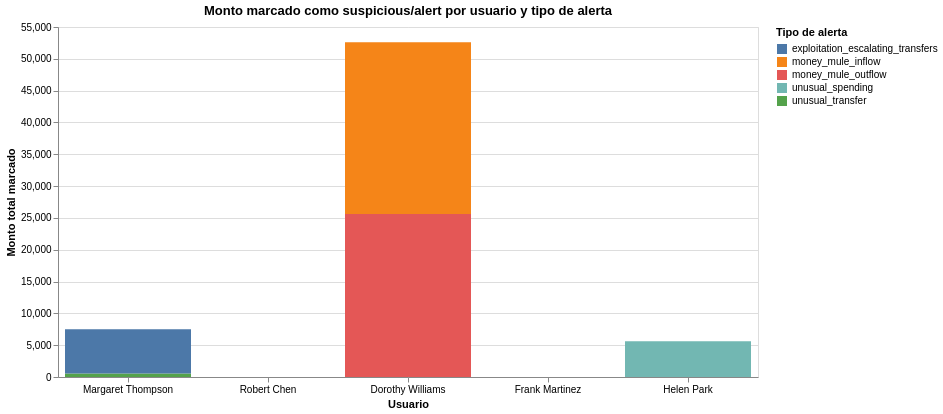

Notebook code for this chart:
### Markdown cell above
## 14. Which alerts exist and how much money do they involve?

**What I'm doing:** summing the amount of flagged transactions (`suspicious` or `alert`) per user and splitting them by alert type.

**Why:** counting alerts is not enough; I want to know how much money is at stake and what kind of problem each person has. I fix the axis to all 5 users so it is clear who has **no** flags at all.

### Code cell
df_alertas = df_full[df_full["is_flagged"]]

chart = (
    alt.Chart(df_alertas)
    .mark_bar()
    .encode(
        x=alt.X(
            "name:N",
            title="Usuario",
            scale=alt.Scale(domain=USUARIOS),
            axis=alt.Axis(labelAngle=0)
        ),
        y=alt.Y("sum(amount):Q", title="Monto total marcado"),
        color=alt.Color("alert_type:N", title="Tipo de alerta"),
        tooltip=[
            alt.Tooltip("name:N", title="Usuario"),
            alt.Tooltip("alert_type:N", title="Tipo de alerta"),
            alt.Tooltip("count():Q", title="Transacciones"),
            alt.Tooltip("sum(amount):Q", title="Monto", format=",.2f")
        ]
    )
    .properties(
        width=700,
        height=350,
        title="Monto marcado como suspicious/alert por usuario y tipo de alerta"
    )
)

chart

### Figure 1 — Vega-Lite specification as saved in the notebook (floating-point values rounded to 4 significant figures)
{"config": {"view": {"continuousWidth": 300, "continuousHeight": 300}}, "data": {"name": "data-67397366d12d072f79bb65f0a8af0f9a"}, "mark": {"type": "bar"}, "encoding": {"color": {"field": "alert_type", "title": "Tipo de alerta", "type": "nominal"}, "tooltip": [{"field": "name", "title": "Usuario", "type": "nominal"}, {"field": "alert_type", "title": "Tipo de alerta", "type": "nominal"}, {"aggregate": "count", "title": "Transacciones", "type": "quantitative"}, {"aggregate": "sum", "field": "amount", "format": ",.2f", "title": "Monto", "type": "quantitative"}], "x": {"axis": {"labelAngle": 0}, "field": "name", "scale": {"domain": ["Margaret Thompson", "Robert Chen", "Dorothy Williams", "Frank Martinez", "Helen Park"]}, "title": "Usuario", "type": "nominal"}, "y": {"aggregate": "sum", "field": "amount", "title": "Monto total marcado", "type": "quantitative"}}, "height": 350, "title": "Monto marcado como suspicious/alert por usuario y tipo de alerta", "width": 700, "$schema": "https://vega.github.io/schema/vega-lite/v6.4.1.json", "datasets": {"data-67397366d12d072f79bb65f0a8af0f9a": [{"transaction_id": "TXN-522179", "user_id": "USR-001", "date": "2024-09-05T19:21:51", "amount": 200.0, "type": "debit", "raw_description": "ZELLE PAYMENT TO KEVIN R", "category": "transfer", "channel": "Zelle", "ground_truth_label": "suspicious", "alert_type": "unusual_transfer", "notes": "New payee with escalating transfer amounts", "name": "Margaret Thompson", "age": 74, "monthly_income": 3200, "location": "Columbus, OH", "flujo": "Sale", "signed_amount": -200.0, "mes": "2024-09", "pct_income": 6.25, "is_flagged": true}, {"transaction_id": "TXN-214576", "user_id": "USR-001", "date": "2024-09-12T11:12:12", "amount": 350.0, "type": "debit", "raw_description": "ZELLE TO KEVIN RICHARDS", "category": "transfer", "channel": "Zelle", "ground_truth_label": "suspicious", "alert_type": "unusual_transfer", "notes": "New payee with escalating transfer amounts", "name": "Margaret Thompson", "age": 74, "monthly_income": 3200, "location": "Columbus, OH", "flujo": "Sale", "signed_amount": -350.0, "mes": "2024-09", "pct_income": 10.94, "is_flagged": true}, {"transaction_id": "TXN-662336", "user_id": "USR-001", "date": "2024-09-18T15:08:27", "amount": 500.0, "type": "debit", "raw_description": "ZELLE PAYMENT TO KEVIN RICH", "category": "transfer", "channel": "Zelle", "ground_truth_label": "alert", "alert_type": "exploitation_escalating_transfers", "notes": "Escalating transfers to unknown individual, classic exploitation pattern", "name": "Margaret Thompson", "age": 74, "monthly_income": 3200, "location": "Columbus, OH", "flujo": "Sale", "signed_amount": -500.0, "mes": "2024-09", "pct_income": 15.62, "is_flagged": true}, {"transaction_id": "TXN-292401", "user_id": "USR-001", "date": "2024-09-25T12:29:15", "amount": 750.0, "type": "debit", "raw_description": "ZELLE TRANSFER KEVIN RICHARDS", "category": "transfer", "channel": "Zelle", "ground_truth_label": "alert", "alert_type": "exploitation_escalating_transfers", "notes": "Escalating transfers to unknown individual, classic exploitation pattern", "name": "Margaret Thompson", "age": 74, "monthly_income": 3200, "location": "Columbus, OH", "flujo": "Sale", "signed_amount": -750.0, "mes": "2024-09", "pct_income": 23.44, "is_flagged": true}, {"transaction_id": "TXN-179046", "user_id": "USR-001", "date": "2024-10-02T15:51:55", "amount": 1000.0, "type": "debit", "raw_description": "ZELLE PMT TO KEVIN R", "category": "transfer", "channel": "Zelle", "ground_truth_label": "alert", "alert_type": "exploitation_escalating_transfers", "notes": "Escalating transfers to unknown individual, classic exploitation pattern", "name": "Margaret Thompson", "age": 74, "monthly_income": 3200, "location": "Columbus, OH", "flujo": "Sale", "signed_amount": -1000.0, "mes": "2024-10", "pct_income": 31.25, "is_flagged": true}, {"transaction_id": "TXN-997546", "user_id": "USR-001", "date": "2024-10-08T16:06:03", "amount": 1500.0, "type": "debit", "raw_description": "ZELLE PAYMENT KEVIN RICHARDS", "category": "transfer", "channel": "Zelle", "ground_truth_label": "alert", "alert_type": "exploitation_escalating_transfers", "notes": "Escalating transfers to unknown individual, classic exploitation pattern", "name": "Margaret Thompson", "age": 74, "monthly_income": 3200, "location": "Columbus, OH", "flujo": "Sale", "signed_amount": -1500.0, "mes": "2024-10", "pct_income": 46.88, "is_flagged": true}, {"transaction_id": "TXN-783823", "user_id": "USR-001", "date": "2024-10-15T16:53:00", "amount": 2000.0, "type": "debit", "raw_description": "ZELLE TO KEVIN RICHARDS", "category": "transfer", "channel": "Zelle", "ground_truth_label": "alert", "alert_type": "exploitation_escalating_transfers", "notes": "Escalating transfers to unknown individual, classic exploitation pattern", "name": "Margaret Thompson", "age": 74, "monthly_income": 3200, "location": "Columbus, OH", "flujo": "Sale", "signed_amount": -2000.0, "mes": "2024-10", "pct_income": 62.5, "is_flagged": true}, {"transaction_id": "TXN-197793", "user_id": "USR-001", "date": "2024-10-22T20:54:15", "amount": 1200.0, "type": "debit", "raw_description": "WIRE TRANSFER TO KEVIN RICHARDS", "category": "transfer", "channel": "wire", "ground_truth_label": "alert", "alert_type": "exploitation_escalating_transfers", "notes": "Escalating transfers to unknown individual, classic exploitation pattern", "name": "Margaret Thompson", "age": 74, "monthly_income": 3200, "location": "Columbus, OH", "flujo": "Sale", "signed_amount": -1200.0, "mes": "2024-10", "pct_income": 37.5, "is_flagged": true}, {"transaction_id": "TXN-410636", "user_id": "USR-003", "date": "2024-09-22T10:23:11", "amount": 3500.0, "type": "credit", "raw_description": "ACH DEPOSIT MERIDIAN HOLDINGS LLC", "category": "deposit", "channel": "ACH", "ground_truth_label": "alert", "alert_type": "money_mule_inflow", "notes": "Unexpected large deposit from unknown business entity", "name": "Dorothy Williams", "age": 81, "monthly_income": 2100, "location": "Tampa, FL", "flujo": "Entra", "signed_amount": 3500.0, "mes": "2024-09", "pct_income": 166.7, "is_flagged": true}, {"transaction_id": "TXN-416950", "user_id": "USR-003", "date": "2024-09-22T14:45:34", "amount": 3300.0, "type": "debit", "raw_description": "ZELLE PAYMENT TO DMITRI VOLKOV", "category": "transfer", "channel": "Zelle", "ground_truth_label": "alert", "alert_type": "money_mule_outflow", "notes": "Rapid outflow to unknown individual following suspicious deposit", "name": "Dorothy Williams", "age": 81, "monthly_income": 2100, "location": "Tampa, FL", "flujo": "Sale", "signed_amount": -3300.0, "mes": "2024-09", "pct_income": 157.1, "is_flagged": true}, {"transaction_id": "TXN-232731", "user_id": "USR-003", "date": "2024-09-28T11:02:03", "amount": 4200.0, "type": "credit", "raw_description": "ACH CREDIT APEX GLOBAL PARTNERS", "category": "deposit", "channel": "ACH", "ground_truth_label": "alert", "alert_type": "money_mule_inflow", "notes": "Unexpected large deposit from unknown business entity", "name": "Dorothy Williams", "age": 81, "monthly_income": 2100, "location": "Tampa, FL", "flujo": "Entra", "signed_amount": 4200.0, "mes": "2024-09", "pct_income": 200.0, "is_flagged": true}, {"transaction_id": "TXN-680238", "user_id": "USR-003", "date": "2024-09-29T16:44:08", "amount": 4000.0, "type": "debit", "raw_description": "ZELLE PMT TO D VOLKOV", "category": "transfer", "channel": "Zelle", "ground_truth_label": "alert", "alert_type": "money_mule_outflow", "notes": "Rapid outflow to unknown individual following suspicious deposit", "name": "Dorothy Williams", "age": 81, "monthly_income": 2100, "location": "Tampa, FL", "flujo": "Sale", "signed_amount": -4000.0, "mes": "2024-09", "pct_income": 190.5, "is_flagged": true}, {"transaction_id": "TXN-768854", "user_id": "USR-003", "date": "2024-10-03T12:06:55", "amount": 5000.0, "type": "credit", "raw_description": "WIRE DEPOSIT FROM SUMMIT TRADE GROUP", "category": "deposit", "channel": "wire", "ground_truth_label": "alert", "alert_type": "money_mule_inflow", "notes": "Unexpected large deposit from unknown business entity", "name": "Dorothy Williams", "age": 81, "monthly_income": 2100, "location": "Tampa, FL", "flujo": "Entra", "signed_amount": 5000.0, "mes": "2024-10", "pct_income": 238.1, "is_flagged": true}, {"transaction_id": "TXN-112861", "user_id": "USR-003", "date": "2024-10-03T18:18:30", "amount": 4750.0, "type": "debit", "raw_description": "WIRE TRANSFER DMITRI V", "category": "transfer", "channel": "wire", "ground_truth_label": "alert", "alert_type": "money_mule_outflow", "notes": "Rapid outflow to unknown individual following suspicious deposit", "name": "Dorothy Williams", "age": 81, "monthly_income": 2100, "location": "Tampa, FL", "flujo": "Sale", "signed_amount": -4750.0, "mes": "2024-10", "pct_income": 226.2, "is_flagged": true}, {"transaction_id": "TXN-601968", "user_id": "USR-003", "date": "2024-10-08T12:21:11", "amount": 3800.0, "type": "credit", "raw_description": "ACH DEPOSIT MERIDIAN HOLDINGS LLC", "category": "deposit", "channel": "ACH", "ground_truth_label": "alert", "alert_type": "money_mule_inflow", "notes": "Unexpected large deposit from unknown business entity", "name": "Dorothy Williams", "age": 81, "monthly_income": 2100, "location": "Tampa, FL", "flujo": "Entra", "signed_amount": 3800.0, "mes": "2024-10", "pct_income": 181.0, "is_flagged": true}, {"transaction_id": "TXN-153872", "user_id": "USR-003", "date": "2024-10-09T16:55:30", "amount": 3600.0, "type": "debit", "raw_description": "ZELLE TO DMITRI VOLKOV", "category": "transfer", "channel": "Zelle", "ground_truth_label": "alert", "alert_type": "money_mule_outflow", "notes": "Rapid outflow to unknown individual following suspicious deposit", "name": "Dorothy Williams", "age": 81, "monthly_income": 2100, "location": "Tampa, FL", "flujo": "Sale", "signed_amount": -3600.0, "mes": "2024-10", "pct_income": 171.4, "is_flagged": true}, {"transaction_id": "TXN-219629", "user_id": "USR-003", "date": "2024-10-15T09:25:31", "amount": 6000.0, "type": "credit", "raw_description": "ACH CREDIT APEX GLOBAL PARTNERS", "category": "deposit", "channel": "ACH", "ground_truth_label": "alert", "alert_type": "money_mule_inflow", "notes": "Unexpected large deposit from unknown business entity", "name": "Dorothy Williams", "age": 81, "monthly_income": 2100, "location": "Tampa, FL", "flujo": "Entra", "signed_amount": 6000.0, "mes": "2024-10", "pct_income": 285.7, "is_flagged": true}, {"transaction_id": "TXN-177680", "user_id": "USR-003", "date": "2024-10-15T18:40:43", "amount": 5700.0, "type": "debit", "raw_description": "WIRE TRANSFER D VOLKOV", "category": "transfer", "channel": "wire", "ground_truth_label": "alert", "alert_type": "money_mule_outflow", "notes": "Rapid outflow to unknown individual following suspicious deposit", "name": "Dorothy Williams", "age": 81, "monthly_income": 2100, "location": "Tampa, FL", "flujo": "Sale", "signed_amount": -5700.0, "mes": "2024-10", "pct_income": 271.4, "is_flagged": true}, {"transaction_id": "TXN-156213", "user_id": "USR-003", "date": "2024-10-21T10:09:51", "amount": 4500.0, "type": "credit", "raw_description": "WIRE DEPOSIT FROM SUMMIT TRADE GROUP", "category": "deposit", "channel": "wire", "ground_truth_label": "alert", "alert_type": "money_mule_inflow", "notes": "Unexpected large deposit from unknown business entity", "name": "Dorothy Williams", "age": 81, "monthly_income": 2100, "location": "Tampa, FL", "flujo": "Entra", "signed_amount": 4500.0, "mes": "2024-10", "pct_income": 214.3, "is_flagged": true}, {"transaction_id": "TXN-690180", "user_id": "USR-003", "date": "2024-10-22T16:05:15", "amount": 4250.0, "type": "debit", "raw_description": "ZELLE PAYMENT DMITRI VOLKOV", "category": "transfer", "channel": "Zelle", "ground_truth_label": "alert", "alert_type": "money_mule_outflow", "notes": "Rapid outflow to unknown individual following suspicious deposit", "name": "Dorothy Williams", "age": 81, "monthly_income": 2100, "location": "Tampa, FL", "flujo": "Sale", "signed_amount": -4250.0, "mes": "2024-10", "pct_income": 202.4, "is_flagged": true}, {"transaction_id": "TXN-855855", "user_id": "USR-005", "date": "2024-10-03T11:27:28", "amount": 285.0, "type": "debit", "raw_description": "CLOUD NINE NIGHTCLUB IBIZA ES", "category": "entertainment", "channel": "POS", "ground_truth_label": "alert", "alert_type": "unusual_spending", "notes": "Spending completely inconsistent with user profile, location, and lifestyle", "name": "Helen Park", "age": 79, "monthly_income": 2800, "location": "Portland, OR", "flujo": "Sale", "signed_amount": -285.0, "mes": "2024-10", "pct_income": 10.18, "is_flagged": true}, {"transaction_id": "TXN-339592", "user_id": "USR-005", "date": "2024-10-03T14:21:52", "amount": 520.0, "type": "debit", "raw_description": "USHUAIA BEACH HTL IBIZA ES", "category": "lodging", "channel": "POS", "ground_truth_label": "alert", "alert_type": "unusual_spending", "notes": "Spending completely inconsistent with user profile, location, and lifestyle", "name": "Helen Park", "age": 79, "monthly_income": 2800, "location": "Portland, OR", "flujo": "Sale", "signed_amount": -520.0, "mes": "2024-10", "pct_income": 18.57, "is_flagged": true}, {"transaction_id": "TXN-199704", "user_id": "USR-005", "date": "2024-10-04T13:27:20", "amount": 340.0, "type": "debit", "raw_description": "AMNESIA CLUB SAN RAFAEL ES", "category": "entertainment", "channel": "POS", "ground_truth_label": "alert", "alert_type": "unusual_spending", "notes": "Spending completely inconsistent with user profile, location, and lifestyle", "name": "Helen Park", "age": 79, "monthly_income": 2800, "location": "Portland, OR", "flujo": "Sale", "signed_amount": -340.0, "mes": "2024-10", "pct_income": 12.14, "is_flagged": true}, {"transaction_id": "TXN-575528", "user_id": "USR-005", "date": "2024-10-04T14:26:46", "amount": 190.0, "type": "debit", "raw_description": "PACHA IBIZA ESP", "category": "entertainment", "channel": "POS", "ground_truth_label": "alert", "alert_type": "unusual_spending", "notes": "Spending completely inconsistent with user profile, location, and lifestyle", "name": "Helen Park", "age": 79, "monthly_income": 2800, "location": "Portland, OR", "flujo": "Sale", "signed_amount": -190.0, "mes": "2024-10", "pct_income": 6.786, "is_flagged": true}, {"transaction_id": "TXN-797416", "user_id": "USR-005", "date": "2024-10-06T12:23:09", "amount": 875.0, "type": "debit", "raw_description": "MANDARIN ORIENTL BKK TH", "category": "lodging", "channel": "POS", "ground_truth_label": "alert", "alert_type": "unusual_spending", "notes": "Spending completely inconsistent with user profile, location, and lifestyle", "name": "Helen Park", "age": 79, "monthly_income": 2800, "location": "Portland, OR", "flujo": "Sale", "signed_amount": -875.0, "mes": "2024-10", "pct_income": 31.25, "is_flagged": true}, {"transaction_id": "TXN-820184", "user_id": "USR-005", "date": "2024-10-07T15:04:05", "amount": 230.0, "type": "debit", "raw_description": "SIROCCO REST BANGKOK THA", "category": "dining", "channel": "POS", "ground_truth_label": "alert", "alert_type": "unusual_spending", "notes": "Spending completely inconsistent with user profile, location, and lifestyle", "name": "Helen Park", "age": 79, "monthly_income": 2800, "location": "Portland, OR", "flujo": "Sale", "signed_amount": -230.0, "mes": "2024-10", "pct_income": 8.214, "is_flagged": true}, {"transaction_id": "TXN-972176", "user_id": "USR-005", "date": "2024-10-08T09:05:27", "amount": 415.0, "type": "debit", "raw_description": "LEBUA HTL ST TOWER BKK TH", "category": "lodging", "channel": "POS", "ground_truth_label": "alert", "alert_type": "unusual_spending", "notes": "Spending completely inconsistent with user profile, location, and lifestyle", "name": "Helen Park", "age": 79, "monthly_income": 2800, "location": "Portland, OR", "flujo": "Sale", "signed_amount": -415.0, "mes": "2024-10", "pct_income": 14.82, "is_flagged": true}, {"transaction_id": "TXN-201255", "user_id": "USR-005", "date": "2024-10-09T19:47:23", "amount": 1250.0, "type": "debit", "raw_description": "BURJ AL ARAB JUMEIRAH DXB AE", "category": "lodging", "channel": "POS", "ground_truth_label": "alert", "alert_type": "unusual_spending", "notes": "Spending completely inconsistent with user profile, location, and lifestyle", "name": "Helen Park", "age": 79, "monthly_income": 2800, "location": "Portland, OR", "flujo": "Sale", "signed_amount": -1250.0, "mes": "2024-10", "pct_income": 44.64, "is_flagged": true}, {"transaction_id": "TXN-951201", "user_id": "USR-005", "date": "2024-10-10T10:35:03", "amount": 380.0, "type": "debit", "raw_description": "NOBU REST ATLANTIS DUBAI AE", "category": "dining", "channel": "POS", "ground_truth_label": "alert", "alert_type": "unusual_spending", "notes": "Spending completely inconsistent with user profile, location, and lifestyle", "name": "Helen Park", "age": 79, "monthly_income": 2800, "location": "Portland, OR", "flujo": "Sale", "signed_amount": -380.0, "mes": "2024-10", "pct_income": 13.57, "is_flagged": true}, {"transaction_id": "TXN-714953", "user_id": "USR-005", "date": "2024-10-10T16:35:21", "amount": 290.0, "type": "debit", "raw_description": "WHITE DUBAI MEYDAN AE", "category": "entertainment", "channel": "POS", "ground_truth_label": "alert", "alert_type": "unusual_spending", "notes": "Spending completely inconsistent with user profile, location, and lifestyle", "name": "Helen Park", "age": 79, "monthly_income": 2800, "location": "Portland, OR", "flujo": "Sale", "signed_amount": -290.0, "mes": "2024-10", "pct_income": 10.36, "is_flagged": true}, {"transaction_id": "TXN-802559", "user_id": "USR-005", "date": "2024-10-11T09:26:22", "amount": 175.0, "type": "debit", "raw_description": "CAVALLI CLUB DUBAI AE", "category": "entertainment", "channel": "POS", "ground_truth_label": "alert", "alert_type": "unusual_spending", "notes": "Spending completely inconsistent with user profile, location, and lifestyle", "name": "Helen Park", "age": 79, "monthly_income": 2800, "location": "Portland, OR", "flujo": "Sale", "signed_amount": -175.0, "mes": "2024-10", "pct_income": 6.25, "is_flagged": true}, {"transaction_id": "TXN-797660", "user_id": "USR-005", "date": "2024-10-12T20:27:55", "amount": 650.0, "type": "debit", "raw_description": "EMIRATES PALACE HTL ABU DH AE", "category": "lodging", "channel": "POS", "ground_truth_label": "alert", "alert_type": "unusual_spending", "notes": "Spending completely inconsistent with user profile, location, and lifestyle", "name": "Helen Park", "age": 79, "monthly_income": 2800, "location": "Portland, OR", "flujo": "Sale", "signed_amount": -650.0, "mes": "2024-10", "pct_income": 23.21, "is_flagged": true}]}}
